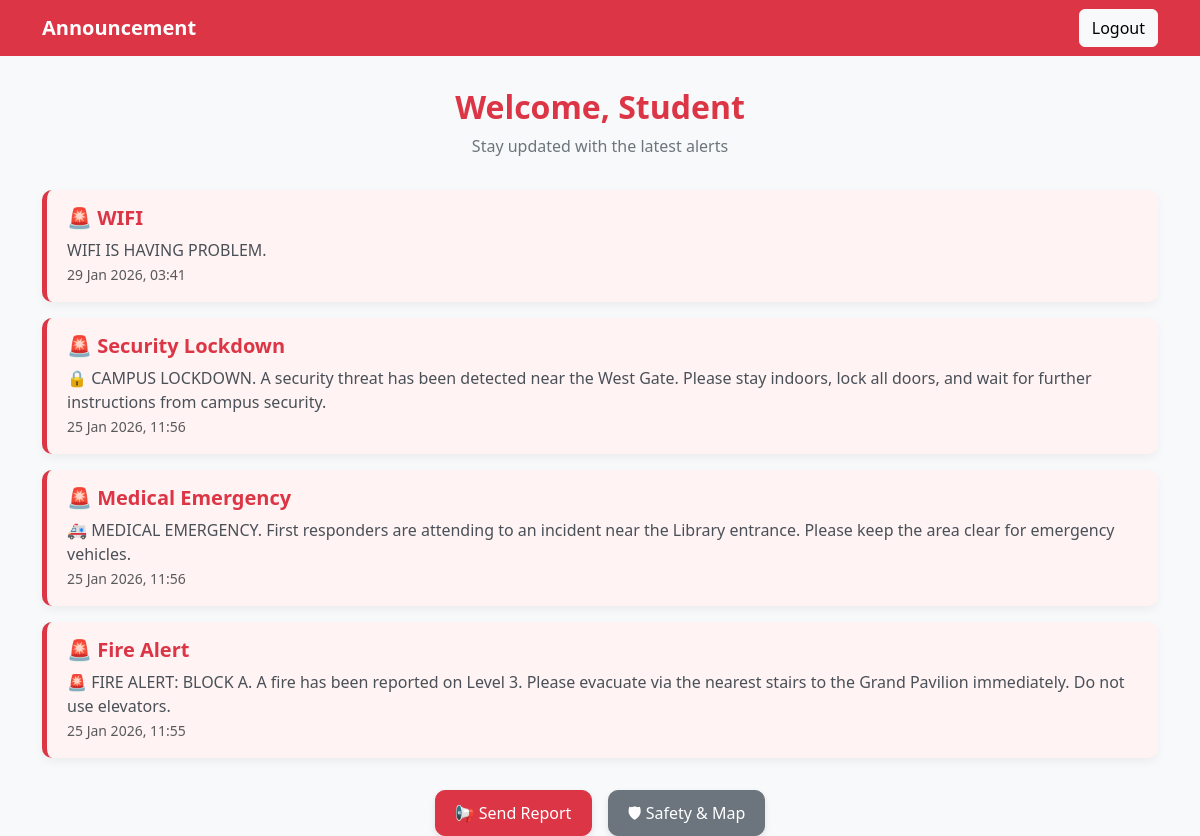
The page /student/dashboard.php (signed in) on the database its author committed.
### tables this page shows
CREATE TABLE `emergency_alerts` (
  `id` int(11) NOT NULL,
  `title` varchar(255) DEFAULT NULL,
  `message` text DEFAULT NULL,
  `created_at` timestamp NOT NULL DEFAULT current_timestamp()
);

### student/dashboard.php (the view, shortened to what this page needs)
<?php
include("../backend/db1.php");
?>
<!DOCTYPE html>
<html lang="en">
<head>
<link href="https://cdn.jsdelivr.net/npm/bootstrap@5.3.2/dist/css/bootstrap.min.css" rel="stylesheet">
<link href="../assets/style.css" rel="stylesheet">
</head>
<body>
<nav class="navbar navbar-expand-lg">
  <div class="container">
    <a class="navbar-brand">Announcement</a>
    <a href="logout.php" class="btn btn-light">Logout</a>
  </div>
</nav>
<div class="container dashboard-header">
    <h2>Welcome, Student</h2>
    <p>Stay updated with the latest alerts</p>
</div>
<div class="container">
    <?php
    $res = $conn->query("SELECT * FROM emergency_alerts ORDER BY created_at DESC");
    while ($a = $res->fetch_assoc()) {
        echo "
        <div class='card-alert mb-3'>
            <h5>🚨 {$a['title']}</h5>
            <p>{$a['message']}</p>
            <small class='text-muted'>".date('d M Y, H:i', strtotime($a['created_at']))."</small>
        </div>";
    }
    ?>
    <div class="dashboard-buttons">
        <a href="report.php" class="btn btn-danger">📢 Send Report</a>
        <a href="safety.php" class="btn btn-secondary">🛡 Safety & Map</a>
    </div>
</div>
</body>
</html>

### student/dashboard.php (style rules this page uses)
body { background: #f8f9fa; font-family: 'Segoe UI', Tahoma, Geneva, Verdana, sans-serif; }
.navbar { background-color: #dc3545; }
.navbar .navbar-brand { color: #fff; font-weight: 600; }
.navbar .btn-light { font-weight: 500; }
.dashboard-header { margin-top: 2rem; margin-bottom: 2rem; text-align: center; }
.dashboard-header h2 { color: #dc3545; font-weight: 700; }
.dashboard-header p { color: #6c757d; }
.card-alert { border-left: 5px solid #dc3545; border-radius: 10px; padding: 1rem 1.25rem; background-color: #fff3f3; box-shadow: 0 4px 10px rgba(0,0,0,0.05); transition: transform 0.2s; }
.card-alert h5 { font-weight: 600; color: #dc3545; }
.card-alert p { margin-bottom: 0; color: #495057; }
.dashboard-buttons { margin-top: 2rem; display: flex; gap: 1rem; flex-wrap: wrap; justify-content: center; }
.dashboard-buttons .btn { border-radius: 10px; padding: 0.6rem 1.2rem; font-weight: 500; box-shadow: 0 3px 6px rgba(0,0,0,0.1); transition: transform 0.2s, box-shadow 0.2s; }

### rows shown on the page
emergency_alerts: title "WIFI", message "WIFI IS HAVING PROBLEM.", created_at "29 Jan 2026, 03:41"
emergency_alerts: title "Security Lockdown", message "🔒 CAMPUS LOCKDOWN. A security threat has been detected near the West Gate. Please stay indoors, lock all doors, and wait for further instructions from campus security.", created_at "25 Jan 2026, 11:56"
emergency_alerts: title "Medical Emergency", message "🚑 MEDICAL EMERGENCY. First responders are attending to an incident near the Library entrance. Please keep the area clear for emergency vehicles.", created_at "25 Jan 2026, 11:56"
emergency_alerts: title "Fire Alert", message "🚨 FIRE ALERT: BLOCK A. A fire has been reported on Level 3. Please evacuate via the nearest stairs to the Grand Pavilion immediately. Do not use elevators.", created_at "25 Jan 2026, 11:55"
